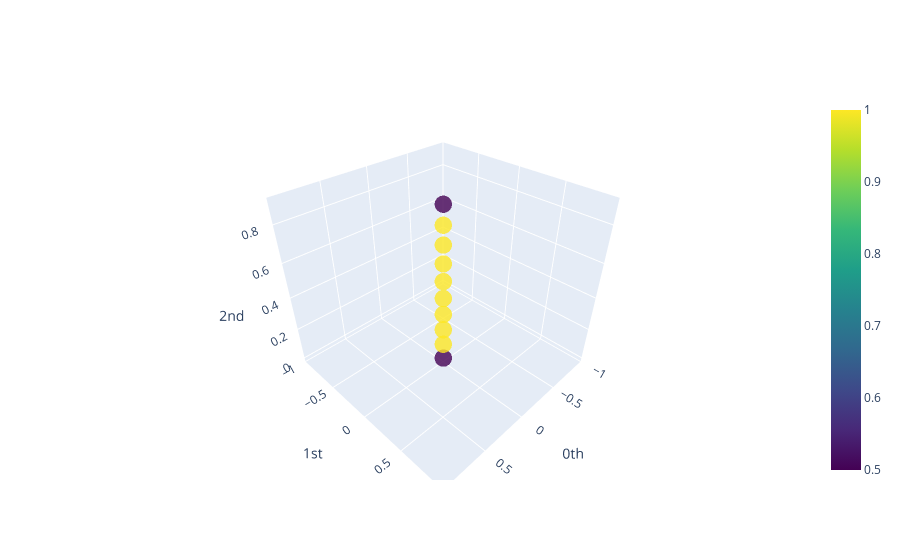

The code cell stored with this chart in its notebook:
### Markdown cell above
To compute and represent the dimensionality at each point we do the following:
- To each point in the data set we find a vector $(d_1, \dots, d_i)$ where $d_1$ correponds to 1-dimensional features, $\dots$, $d_i$ to  $i$-dimensional features. The $i$-th dimensional feature correspond to the $i$-th Betti number of the coned off local neighborhood around that point. More on this in the 'How does it work' section below!
- We then plot the point cloud by colouring the points with one of the computed features.

### Code cell
# initialize a local homology transformer. 
# the notion of neighborhood here is determined by the number of closest neighbors to consider
lh_line = KNeighborsLocalVietorisRips(n_neighbors=(1, 7), n_jobs = -1)

# fit_tranform the transformer to get the persistence diagrams
diags = lh_line.fit_transform(line)

# plot the results of local homology dimension 1:
plot_coloured_cloud(lh_line, diags, line, 1)

### Figure 1 — Plotly figure (JSON) as saved in the notebook; plotly's stock layout.template omitted (floating-point values rounded to 4 significant figures)
{"data": [{"marker": {"color": [0.5, 1, 1, 1, 1, 1, 1, 1, 1, 0.5], "colorscale": [[0, "#440154"], [0.1111, "#482878"], [0.2222, "#3e4989"], [0.3333, "#31688e"], [0.4444, "#26828e"], [0.5556, "#1f9e89"], [0.6667, "#35b779"], [0.7778, "#6ece58"], [0.8889, "#b5de2b"], [1, "#fde725"]], "opacity": 0.8, "showscale": true, "size": 6}, "mode": "markers", "text": ["color: 0.5", "color: 1.0", "color: 1.0", "color: 1.0", "color: 1.0", "color: 1.0", "color: 1.0", "color: 1.0", "color: 1.0", "color: 0.5"], "type": "scatter3d", "x": [0, 0, 0, 0, 0, 0, 0, 0, 0, 0], "y": [0, 0, 0, 0, 0, 0, 0, 0, 0, 0], "z": [0, 0.1, 0.2, 0.3, 0.4, 0.5, 0.6, 0.7, 0.8, 0.9]}], "layout": {"scene": {"xaxis": {"exponentformat": "e", "showexponent": "all", "title": {"text": "0th"}, "type": "linear"}, "yaxis": {"exponentformat": "e", "showexponent": "all", "title": {"text": "1st"}, "type": "linear"}, "zaxis": {"exponentformat": "e", "showexponent": "all", "title": {"text": "2nd"}, "type": "linear"}}}}
